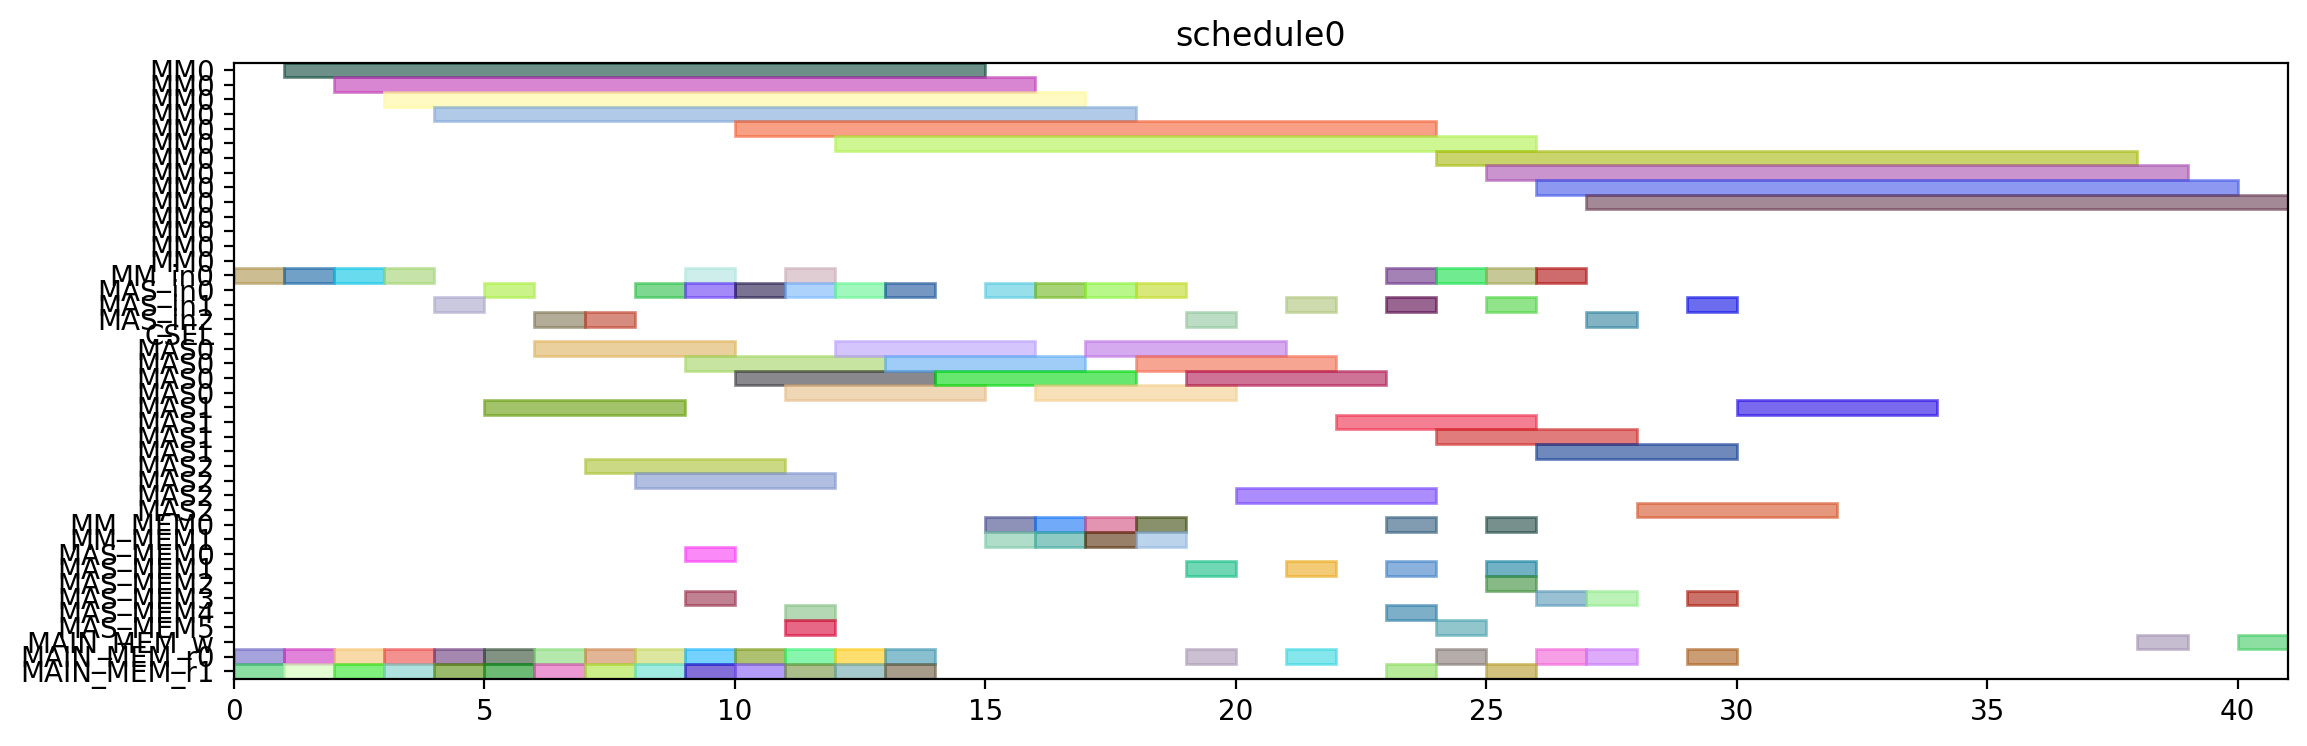

Source code (Python):
from pyschedule import Scenario, solvers, plotters, alt


def solve():
	horizon = 120
	S = Scenario("schedule0", horizon=horizon)

	# resource
	MM = S.Resources('MM', num=1, size=14)
	MM_in = S.Resources('MM_in', num=1)
	MAS_in = S.Resources('MAS_in', num=3)
	CSEL = S.Resource('CSEL')
	MAS = S.Resources('MAS', num=3, size=4, periods=range(1, horizon))
	MM_MEM = S.Resources('MM_MEM', num=2)
	MAS_MEM = S.Resources('MAS_MEM', num=6)
	MAIN_MEM_w = S.Resource('MAIN_MEM_w', size=1)
	MAIN_MEM_r = S.Resources('MAIN_MEM_r', num=2)

	# result of previous scheduling

	# new tasks
	t0_t0 = S.Task('t0_t0', length=14, delay_cost=1)
	t0_t0 += alt(MM)
	t0_t0_in = S.Task('t0_t0_in', length=1, delay_cost=1)
	t0_t0_in += alt(MM_in)
	S += t0_t0_in*MM_in[0]<=t0_t0*MM[0]
	t0_t0_mem0 = S.Task('t0_t0_mem0', length=1, delay_cost=1)
	t0_t0_mem0 += MAIN_MEM_r[0]
	S += t0_t0_mem0 <= t0_t0

	t0_t0_mem1 = S.Task('t0_t0_mem1', length=1, delay_cost=1)
	t0_t0_mem1 += MAIN_MEM_r[1]
	S += t0_t0_mem1 <= t0_t0

	t0_t1 = S.Task('t0_t1', length=14, delay_cost=1)
	t0_t1 += alt(MM)
	t0_t1_in = S.Task('t0_t1_in', length=1, delay_cost=1)
	t0_t1_in += alt(MM_in)
	S += t0_t1_in*MM_in[0]<=t0_t1*MM[0]
	t0_t1_mem0 = S.Task('t0_t1_mem0', length=1, delay_cost=1)
	t0_t1_mem0 += MAIN_MEM_r[0]
	S += t0_t1_mem0 <= t0_t1

	t0_t1_mem1 = S.Task('t0_t1_mem1', length=1, delay_cost=1)
	t0_t1_mem1 += MAIN_MEM_r[1]
	S += t0_t1_mem1 <= t0_t1

	t0_t2 = S.Task('t0_t2', length=4, delay_cost=1)
	t0_t2 += alt(MAS)
	t0_t2_in = S.Task('t0_t2_in', length=1, delay_cost=1)
	t0_t2_in += alt(MAS_in)
	S += t0_t2_in*MAS_in[0]<=t0_t2*MAS[0]

	S += t0_t2_in*MAS_in[1]<=t0_t2*MAS[1]

	S += t0_t2_in*MAS_in[2]<=t0_t2*MAS[2]

	t0_t2_mem0 = S.Task('t0_t2_mem0', length=1, delay_cost=1)
	t0_t2_mem0 += MAIN_MEM_r[0]
	S += t0_t2_mem0 <= t0_t2

	t0_t2_mem1 = S.Task('t0_t2_mem1', length=1, delay_cost=1)
	t0_t2_mem1 += MAIN_MEM_r[1]
	S += t0_t2_mem1 <= t0_t2

	t0_t3 = S.Task('t0_t3', length=4, delay_cost=1)
	t0_t3 += alt(MAS)
	t0_t3_in = S.Task('t0_t3_in', length=1, delay_cost=1)
	t0_t3_in += alt(MAS_in)
	S += t0_t3_in*MAS_in[0]<=t0_t3*MAS[0]

	S += t0_t3_in*MAS_in[1]<=t0_t3*MAS[1]

	S += t0_t3_in*MAS_in[2]<=t0_t3*MAS[2]

	t0_t3_mem0 = S.Task('t0_t3_mem0', length=1, delay_cost=1)
	t0_t3_mem0 += MAIN_MEM_r[0]
	S += t0_t3_mem0 <= t0_t3

	t0_t3_mem1 = S.Task('t0_t3_mem1', length=1, delay_cost=1)
	t0_t3_mem1 += MAIN_MEM_r[1]
	S += t0_t3_mem1 <= t0_t3

	t2_t0 = S.Task('t2_t0', length=14, delay_cost=1)
	t2_t0 += alt(MM)
	t2_t0_in = S.Task('t2_t0_in', length=1, delay_cost=1)
	t2_t0_in += alt(MM_in)
	S += t2_t0_in*MM_in[0]<=t2_t0*MM[0]
	t2_t0_mem0 = S.Task('t2_t0_mem0', length=1, delay_cost=1)
	t2_t0_mem0 += MAIN_MEM_r[0]
	S += t2_t0_mem0 <= t2_t0

	t2_t0_mem1 = S.Task('t2_t0_mem1', length=1, delay_cost=1)
	t2_t0_mem1 += MAIN_MEM_r[1]
	S += t2_t0_mem1 <= t2_t0

	t2_t1 = S.Task('t2_t1', length=14, delay_cost=1)
	t2_t1 += alt(MM)
	t2_t1_in = S.Task('t2_t1_in', length=1, delay_cost=1)
	t2_t1_in += alt(MM_in)
	S += t2_t1_in*MM_in[0]<=t2_t1*MM[0]
	t2_t1_mem0 = S.Task('t2_t1_mem0', length=1, delay_cost=1)
	t2_t1_mem0 += MAIN_MEM_r[0]
	S += t2_t1_mem0 <= t2_t1

	t2_t1_mem1 = S.Task('t2_t1_mem1', length=1, delay_cost=1)
	t2_t1_mem1 += MAIN_MEM_r[1]
	S += t2_t1_mem1 <= t2_t1

	t2_t2 = S.Task('t2_t2', length=4, delay_cost=1)
	t2_t2 += alt(MAS)
	t2_t2_in = S.Task('t2_t2_in', length=1, delay_cost=1)
	t2_t2_in += alt(MAS_in)
	S += t2_t2_in*MAS_in[0]<=t2_t2*MAS[0]

	S += t2_t2_in*MAS_in[1]<=t2_t2*MAS[1]

	S += t2_t2_in*MAS_in[2]<=t2_t2*MAS[2]

	t2_t2_mem0 = S.Task('t2_t2_mem0', length=1, delay_cost=1)
	t2_t2_mem0 += MAIN_MEM_r[0]
	S += t2_t2_mem0 <= t2_t2

	t2_t2_mem1 = S.Task('t2_t2_mem1', length=1, delay_cost=1)
	t2_t2_mem1 += MAIN_MEM_r[1]
	S += t2_t2_mem1 <= t2_t2

	t2_t3 = S.Task('t2_t3', length=4, delay_cost=1)
	t2_t3 += alt(MAS)
	t2_t3_in = S.Task('t2_t3_in', length=1, delay_cost=1)
	t2_t3_in += alt(MAS_in)
	S += t2_t3_in*MAS_in[0]<=t2_t3*MAS[0]

	S += t2_t3_in*MAS_in[1]<=t2_t3*MAS[1]

	S += t2_t3_in*MAS_in[2]<=t2_t3*MAS[2]

	t2_t3_mem0 = S.Task('t2_t3_mem0', length=1, delay_cost=1)
	t2_t3_mem0 += MAIN_MEM_r[0]
	S += t2_t3_mem0 <= t2_t3

	t2_t3_mem1 = S.Task('t2_t3_mem1', length=1, delay_cost=1)
	t2_t3_mem1 += MAIN_MEM_r[1]
	S += t2_t3_mem1 <= t2_t3

	t7_t2 = S.Task('t7_t2', length=4, delay_cost=1)
	t7_t2 += alt(MAS)
	t7_t2_in = S.Task('t7_t2_in', length=1, delay_cost=1)
	t7_t2_in += alt(MAS_in)
	S += t7_t2_in*MAS_in[0]<=t7_t2*MAS[0]

	S += t7_t2_in*MAS_in[1]<=t7_t2*MAS[1]

	S += t7_t2_in*MAS_in[2]<=t7_t2*MAS[2]

	t7_t2_mem0 = S.Task('t7_t2_mem0', length=1, delay_cost=1)
	t7_t2_mem0 += MAIN_MEM_r[0]
	S += t7_t2_mem0 <= t7_t2

	t7_t2_mem1 = S.Task('t7_t2_mem1', length=1, delay_cost=1)
	t7_t2_mem1 += MAIN_MEM_r[1]
	S += t7_t2_mem1 <= t7_t2

	t9_t2 = S.Task('t9_t2', length=4, delay_cost=1)
	t9_t2 += alt(MAS)
	t9_t2_in = S.Task('t9_t2_in', length=1, delay_cost=1)
	t9_t2_in += alt(MAS_in)
	S += t9_t2_in*MAS_in[0]<=t9_t2*MAS[0]

	S += t9_t2_in*MAS_in[1]<=t9_t2*MAS[1]

	S += t9_t2_in*MAS_in[2]<=t9_t2*MAS[2]

	t9_t2_mem0 = S.Task('t9_t2_mem0', length=1, delay_cost=1)
	t9_t2_mem0 += MAIN_MEM_r[0]
	S += t9_t2_mem0 <= t9_t2

	t9_t2_mem1 = S.Task('t9_t2_mem1', length=1, delay_cost=1)
	t9_t2_mem1 += MAIN_MEM_r[1]
	S += t9_t2_mem1 <= t9_t2

	t14_t2 = S.Task('t14_t2', length=4, delay_cost=1)
	t14_t2 += alt(MAS)
	t14_t2_in = S.Task('t14_t2_in', length=1, delay_cost=1)
	t14_t2_in += alt(MAS_in)
	S += t14_t2_in*MAS_in[0]<=t14_t2*MAS[0]

	S += t14_t2_in*MAS_in[1]<=t14_t2*MAS[1]

	S += t14_t2_in*MAS_in[2]<=t14_t2*MAS[2]

	t14_t2_mem0 = S.Task('t14_t2_mem0', length=1, delay_cost=1)
	t14_t2_mem0 += MAIN_MEM_r[0]
	S += t14_t2_mem0 <= t14_t2

	t14_t2_mem1 = S.Task('t14_t2_mem1', length=1, delay_cost=1)
	t14_t2_mem1 += MAIN_MEM_r[1]
	S += t14_t2_mem1 <= t14_t2

	new_TZ_t2 = S.Task('new_TZ_t2', length=4, delay_cost=1)
	new_TZ_t2 += alt(MAS)
	new_TZ_t2_in = S.Task('new_TZ_t2_in', length=1, delay_cost=1)
	new_TZ_t2_in += alt(MAS_in)
	S += new_TZ_t2_in*MAS_in[0]<=new_TZ_t2*MAS[0]

	S += new_TZ_t2_in*MAS_in[1]<=new_TZ_t2*MAS[1]

	S += new_TZ_t2_in*MAS_in[2]<=new_TZ_t2*MAS[2]

	new_TZ_t2_mem0 = S.Task('new_TZ_t2_mem0', length=1, delay_cost=1)
	new_TZ_t2_mem0 += MAIN_MEM_r[0]
	S += new_TZ_t2_mem0 <= new_TZ_t2

	new_TZ_t2_mem1 = S.Task('new_TZ_t2_mem1', length=1, delay_cost=1)
	new_TZ_t2_mem1 += MAIN_MEM_r[1]
	S += new_TZ_t2_mem1 <= new_TZ_t2

	t16_t2 = S.Task('t16_t2', length=4, delay_cost=1)
	t16_t2 += alt(MAS)
	t16_t2_in = S.Task('t16_t2_in', length=1, delay_cost=1)
	t16_t2_in += alt(MAS_in)
	S += t16_t2_in*MAS_in[0]<=t16_t2*MAS[0]

	S += t16_t2_in*MAS_in[1]<=t16_t2*MAS[1]

	S += t16_t2_in*MAS_in[2]<=t16_t2*MAS[2]

	t16_t2_mem0 = S.Task('t16_t2_mem0', length=1, delay_cost=1)
	t16_t2_mem0 += MAIN_MEM_r[0]
	S += t16_t2_mem0 <= t16_t2

	t16_t2_mem1 = S.Task('t16_t2_mem1', length=1, delay_cost=1)
	t16_t2_mem1 += MAIN_MEM_r[1]
	S += t16_t2_mem1 <= t16_t2

	t17_t2 = S.Task('t17_t2', length=4, delay_cost=1)
	t17_t2 += alt(MAS)
	t17_t2_in = S.Task('t17_t2_in', length=1, delay_cost=1)
	t17_t2_in += alt(MAS_in)
	S += t17_t2_in*MAS_in[0]<=t17_t2*MAS[0]

	S += t17_t2_in*MAS_in[1]<=t17_t2*MAS[1]

	S += t17_t2_in*MAS_in[2]<=t17_t2*MAS[2]

	t17_t2_mem0 = S.Task('t17_t2_mem0', length=1, delay_cost=1)
	t17_t2_mem0 += MAIN_MEM_r[0]
	S += t17_t2_mem0 <= t17_t2

	t17_t2_mem1 = S.Task('t17_t2_mem1', length=1, delay_cost=1)
	t17_t2_mem1 += MAIN_MEM_r[1]
	S += t17_t2_mem1 <= t17_t2

	t0_t4 = S.Task('t0_t4', length=14, delay_cost=1)
	t0_t4 += alt(MM)
	t0_t4_in = S.Task('t0_t4_in', length=1, delay_cost=1)
	t0_t4_in += alt(MM_in)
	S += t0_t4_in*MM_in[0]<=t0_t4*MM[0]
	t0_t4_mem0 = S.Task('t0_t4_mem0', length=1, delay_cost=1)
	t0_t4_mem0 += alt(MAS_MEM)
	S += (t0_t2*MAS[0])-1 < t0_t4_mem0*MAS_MEM[0]
	S += (t0_t2*MAS[1])-1 < t0_t4_mem0*MAS_MEM[2]
	S += (t0_t2*MAS[2])-1 < t0_t4_mem0*MAS_MEM[4]
	S += t0_t4_mem0 <= t0_t4

	t0_t4_mem1 = S.Task('t0_t4_mem1', length=1, delay_cost=1)
	t0_t4_mem1 += alt(MAS_MEM)
	S += (t0_t3*MAS[0])-1 < t0_t4_mem1*MAS_MEM[1]
	S += (t0_t3*MAS[1])-1 < t0_t4_mem1*MAS_MEM[3]
	S += (t0_t3*MAS[2])-1 < t0_t4_mem1*MAS_MEM[5]
	S += t0_t4_mem1 <= t0_t4

	t00 = S.Task('t00', length=4, delay_cost=1)
	t00 += alt(MAS)
	t00_in = S.Task('t00_in', length=1, delay_cost=1)
	t00_in += alt(MAS_in)
	S += t00_in*MAS_in[0]<=t00*MAS[0]

	S += t00_in*MAS_in[1]<=t00*MAS[1]

	S += t00_in*MAS_in[2]<=t00*MAS[2]

	t00_mem0 = S.Task('t00_mem0', length=1, delay_cost=1)
	t00_mem0 += alt(MM_MEM)
	S += (t0_t0*MM[0])-1 < t00_mem0*MM_MEM[0]
	S += t00_mem0 <= t00

	t00_mem1 = S.Task('t00_mem1', length=1, delay_cost=1)
	t00_mem1 += alt(MM_MEM)
	S += (t0_t1*MM[0])-1 < t00_mem1*MM_MEM[1]
	S += t00_mem1 <= t00

	t0_t5 = S.Task('t0_t5', length=4, delay_cost=1)
	t0_t5 += alt(MAS)
	t0_t5_in = S.Task('t0_t5_in', length=1, delay_cost=1)
	t0_t5_in += alt(MAS_in)
	S += t0_t5_in*MAS_in[0]<=t0_t5*MAS[0]

	S += t0_t5_in*MAS_in[1]<=t0_t5*MAS[1]

	S += t0_t5_in*MAS_in[2]<=t0_t5*MAS[2]

	t0_t5_mem0 = S.Task('t0_t5_mem0', length=1, delay_cost=1)
	t0_t5_mem0 += alt(MM_MEM)
	S += (t0_t0*MM[0])-1 < t0_t5_mem0*MM_MEM[0]
	S += t0_t5_mem0 <= t0_t5

	t0_t5_mem1 = S.Task('t0_t5_mem1', length=1, delay_cost=1)
	t0_t5_mem1 += alt(MM_MEM)
	S += (t0_t1*MM[0])-1 < t0_t5_mem1*MM_MEM[1]
	S += t0_t5_mem1 <= t0_t5

	t2_t4 = S.Task('t2_t4', length=14, delay_cost=1)
	t2_t4 += alt(MM)
	t2_t4_in = S.Task('t2_t4_in', length=1, delay_cost=1)
	t2_t4_in += alt(MM_in)
	S += t2_t4_in*MM_in[0]<=t2_t4*MM[0]
	t2_t4_mem0 = S.Task('t2_t4_mem0', length=1, delay_cost=1)
	t2_t4_mem0 += alt(MAS_MEM)
	S += (t2_t2*MAS[0])-1 < t2_t4_mem0*MAS_MEM[0]
	S += (t2_t2*MAS[1])-1 < t2_t4_mem0*MAS_MEM[2]
	S += (t2_t2*MAS[2])-1 < t2_t4_mem0*MAS_MEM[4]
	S += t2_t4_mem0 <= t2_t4

	t2_t4_mem1 = S.Task('t2_t4_mem1', length=1, delay_cost=1)
	t2_t4_mem1 += alt(MAS_MEM)
	S += (t2_t3*MAS[0])-1 < t2_t4_mem1*MAS_MEM[1]
	S += (t2_t3*MAS[1])-1 < t2_t4_mem1*MAS_MEM[3]
	S += (t2_t3*MAS[2])-1 < t2_t4_mem1*MAS_MEM[5]
	S += t2_t4_mem1 <= t2_t4

	t20 = S.Task('t20', length=4, delay_cost=1)
	t20 += alt(MAS)
	t20_in = S.Task('t20_in', length=1, delay_cost=1)
	t20_in += alt(MAS_in)
	S += t20_in*MAS_in[0]<=t20*MAS[0]

	S += t20_in*MAS_in[1]<=t20*MAS[1]

	S += t20_in*MAS_in[2]<=t20*MAS[2]

	t20_mem0 = S.Task('t20_mem0', length=1, delay_cost=1)
	t20_mem0 += alt(MM_MEM)
	S += (t2_t0*MM[0])-1 < t20_mem0*MM_MEM[0]
	S += t20_mem0 <= t20

	t20_mem1 = S.Task('t20_mem1', length=1, delay_cost=1)
	t20_mem1 += alt(MM_MEM)
	S += (t2_t1*MM[0])-1 < t20_mem1*MM_MEM[1]
	S += t20_mem1 <= t20

	t2_t5 = S.Task('t2_t5', length=4, delay_cost=1)
	t2_t5 += alt(MAS)
	t2_t5_in = S.Task('t2_t5_in', length=1, delay_cost=1)
	t2_t5_in += alt(MAS_in)
	S += t2_t5_in*MAS_in[0]<=t2_t5*MAS[0]

	S += t2_t5_in*MAS_in[1]<=t2_t5*MAS[1]

	S += t2_t5_in*MAS_in[2]<=t2_t5*MAS[2]

	t2_t5_mem0 = S.Task('t2_t5_mem0', length=1, delay_cost=1)
	t2_t5_mem0 += alt(MM_MEM)
	S += (t2_t0*MM[0])-1 < t2_t5_mem0*MM_MEM[0]
	S += t2_t5_mem0 <= t2_t5

	t2_t5_mem1 = S.Task('t2_t5_mem1', length=1, delay_cost=1)
	t2_t5_mem1 += alt(MM_MEM)
	S += (t2_t1*MM[0])-1 < t2_t5_mem1*MM_MEM[1]
	S += t2_t5_mem1 <= t2_t5

	t01 = S.Task('t01', length=4, delay_cost=1)
	t01 += alt(MAS)
	t01_in = S.Task('t01_in', length=1, delay_cost=1)
	t01_in += alt(MAS_in)
	S += t01_in*MAS_in[0]<=t01*MAS[0]

	S += t01_in*MAS_in[1]<=t01*MAS[1]

	S += t01_in*MAS_in[2]<=t01*MAS[2]

	t01_mem0 = S.Task('t01_mem0', length=1, delay_cost=1)
	t01_mem0 += alt(MM_MEM)
	S += (t0_t4*MM[0])-1 < t01_mem0*MM_MEM[0]
	S += t01_mem0 <= t01

	t01_mem1 = S.Task('t01_mem1', length=1, delay_cost=1)
	t01_mem1 += alt(MAS_MEM)
	S += (t0_t5*MAS[0])-1 < t01_mem1*MAS_MEM[1]
	S += (t0_t5*MAS[1])-1 < t01_mem1*MAS_MEM[3]
	S += (t0_t5*MAS[2])-1 < t01_mem1*MAS_MEM[5]
	S += t01_mem1 <= t01

	t10 = S.Task('t10', length=4, delay_cost=1)
	t10 += alt(MAS)
	t10_in = S.Task('t10_in', length=1, delay_cost=1)
	t10_in += alt(MAS_in)
	S += t10_in*MAS_in[0]<=t10*MAS[0]

	S += t10_in*MAS_in[1]<=t10*MAS[1]

	S += t10_in*MAS_in[2]<=t10*MAS[2]

	t10_mem0 = S.Task('t10_mem0', length=1, delay_cost=1)
	t10_mem0 += MAIN_MEM_r[0]
	S += t10_mem0 <= t10

	t10_mem1 = S.Task('t10_mem1', length=1, delay_cost=1)
	t10_mem1 += alt(MAS_MEM)
	S += (t00*MAS[0])-1 < t10_mem1*MAS_MEM[1]
	S += (t00*MAS[1])-1 < t10_mem1*MAS_MEM[3]
	S += (t00*MAS[2])-1 < t10_mem1*MAS_MEM[5]
	S += t10_mem1 <= t10

	t21 = S.Task('t21', length=4, delay_cost=1)
	t21 += alt(MAS)
	t21_in = S.Task('t21_in', length=1, delay_cost=1)
	t21_in += alt(MAS_in)
	S += t21_in*MAS_in[0]<=t21*MAS[0]

	S += t21_in*MAS_in[1]<=t21*MAS[1]

	S += t21_in*MAS_in[2]<=t21*MAS[2]

	t21_mem0 = S.Task('t21_mem0', length=1, delay_cost=1)
	t21_mem0 += alt(MM_MEM)
	S += (t2_t4*MM[0])-1 < t21_mem0*MM_MEM[0]
	S += t21_mem0 <= t21

	t21_mem1 = S.Task('t21_mem1', length=1, delay_cost=1)
	t21_mem1 += alt(MAS_MEM)
	S += (t2_t5*MAS[0])-1 < t21_mem1*MAS_MEM[1]
	S += (t2_t5*MAS[1])-1 < t21_mem1*MAS_MEM[3]
	S += (t2_t5*MAS[2])-1 < t21_mem1*MAS_MEM[5]
	S += t21_mem1 <= t21

	t30 = S.Task('t30', length=4, delay_cost=1)
	t30 += alt(MAS)
	t30_in = S.Task('t30_in', length=1, delay_cost=1)
	t30_in += alt(MAS_in)
	S += t30_in*MAS_in[0]<=t30*MAS[0]

	S += t30_in*MAS_in[1]<=t30*MAS[1]

	S += t30_in*MAS_in[2]<=t30*MAS[2]

	t30_mem0 = S.Task('t30_mem0', length=1, delay_cost=1)
	t30_mem0 += MAIN_MEM_r[0]
	S += t30_mem0 <= t30

	t30_mem1 = S.Task('t30_mem1', length=1, delay_cost=1)
	t30_mem1 += alt(MAS_MEM)
	S += (t20*MAS[0])-1 < t30_mem1*MAS_MEM[1]
	S += (t20*MAS[1])-1 < t30_mem1*MAS_MEM[3]
	S += (t20*MAS[2])-1 < t30_mem1*MAS_MEM[5]
	S += t30_mem1 <= t30

	t11 = S.Task('t11', length=4, delay_cost=1)
	t11 += alt(MAS)
	t11_in = S.Task('t11_in', length=1, delay_cost=1)
	t11_in += alt(MAS_in)
	S += t11_in*MAS_in[0]<=t11*MAS[0]

	S += t11_in*MAS_in[1]<=t11*MAS[1]

	S += t11_in*MAS_in[2]<=t11*MAS[2]

	t11_mem0 = S.Task('t11_mem0', length=1, delay_cost=1)
	t11_mem0 += MAIN_MEM_r[0]
	S += t11_mem0 <= t11

	t11_mem1 = S.Task('t11_mem1', length=1, delay_cost=1)
	t11_mem1 += alt(MAS_MEM)
	S += (t01*MAS[0])-1 < t11_mem1*MAS_MEM[1]
	S += (t01*MAS[1])-1 < t11_mem1*MAS_MEM[3]
	S += (t01*MAS[2])-1 < t11_mem1*MAS_MEM[5]
	S += t11_mem1 <= t11

	t31 = S.Task('t31', length=4, delay_cost=1)
	t31 += alt(MAS)
	t31_in = S.Task('t31_in', length=1, delay_cost=1)
	t31_in += alt(MAS_in)
	S += t31_in*MAS_in[0]<=t31*MAS[0]

	S += t31_in*MAS_in[1]<=t31*MAS[1]

	S += t31_in*MAS_in[2]<=t31*MAS[2]

	t31_mem0 = S.Task('t31_mem0', length=1, delay_cost=1)
	t31_mem0 += MAIN_MEM_r[0]
	S += t31_mem0 <= t31

	t31_mem1 = S.Task('t31_mem1', length=1, delay_cost=1)
	t31_mem1 += alt(MAS_MEM)
	S += (t21*MAS[0])-1 < t31_mem1*MAS_MEM[1]
	S += (t21*MAS[1])-1 < t31_mem1*MAS_MEM[3]
	S += (t21*MAS[2])-1 < t31_mem1*MAS_MEM[5]
	S += t31_mem1 <= t31

	c010 = S.Task('c010', length=14, delay_cost=1)
	c010 += alt(MM)
	c010_in = S.Task('c010_in', length=1, delay_cost=1)
	c010_in += alt(MM_in)
	S += c010_in*MM_in[0]<=c010*MM[0]
	S += 0<c010

	c010_w = S.Task('c010_w', length=1, delay_cost=1)
	c010_w += alt(MAIN_MEM_w)
	S += c010 <= c010_w

	c010_mem0 = S.Task('c010_mem0', length=1, delay_cost=1)
	c010_mem0 += alt(MAS_MEM)
	S += (t30*MAS[0])-1 < c010_mem0*MAS_MEM[0]
	S += (t30*MAS[1])-1 < c010_mem0*MAS_MEM[2]
	S += (t30*MAS[2])-1 < c010_mem0*MAS_MEM[4]
	S += c010_mem0 <= c010

	c010_mem1 = S.Task('c010_mem1', length=1, delay_cost=1)
	c010_mem1 += MAIN_MEM_r[1]
	S += c010_mem1 <= c010

	c200 = S.Task('c200', length=14, delay_cost=1)
	c200 += alt(MM)
	c200_in = S.Task('c200_in', length=1, delay_cost=1)
	c200_in += alt(MM_in)
	S += c200_in*MM_in[0]<=c200*MM[0]
	S += 0<c200

	c200_w = S.Task('c200_w', length=1, delay_cost=1)
	c200_w += alt(MAIN_MEM_w)
	S += c200 <= c200_w

	c200_mem0 = S.Task('c200_mem0', length=1, delay_cost=1)
	c200_mem0 += alt(MAS_MEM)
	S += (t10*MAS[0])-1 < c200_mem0*MAS_MEM[0]
	S += (t10*MAS[1])-1 < c200_mem0*MAS_MEM[2]
	S += (t10*MAS[2])-1 < c200_mem0*MAS_MEM[4]
	S += c200_mem0 <= c200

	c200_mem1 = S.Task('c200_mem1', length=1, delay_cost=1)
	c200_mem1 += MAIN_MEM_r[1]
	S += c200_mem1 <= c200

	t16_t0 = S.Task('t16_t0', length=14, delay_cost=1)
	t16_t0 += alt(MM)
	t16_t0_in = S.Task('t16_t0_in', length=1, delay_cost=1)
	t16_t0_in += alt(MM_in)
	S += t16_t0_in*MM_in[0]<=t16_t0*MM[0]
	t16_t0_mem0 = S.Task('t16_t0_mem0', length=1, delay_cost=1)
	t16_t0_mem0 += MAIN_MEM_r[0]
	S += t16_t0_mem0 <= t16_t0

	t16_t0_mem1 = S.Task('t16_t0_mem1', length=1, delay_cost=1)
	t16_t0_mem1 += alt(MAS_MEM)
	S += (t30*MAS[0])-1 < t16_t0_mem1*MAS_MEM[1]
	S += (t30*MAS[1])-1 < t16_t0_mem1*MAS_MEM[3]
	S += (t30*MAS[2])-1 < t16_t0_mem1*MAS_MEM[5]
	S += t16_t0_mem1 <= t16_t0

	t17_t0 = S.Task('t17_t0', length=14, delay_cost=1)
	t17_t0 += alt(MM)
	t17_t0_in = S.Task('t17_t0_in', length=1, delay_cost=1)
	t17_t0_in += alt(MM_in)
	S += t17_t0_in*MM_in[0]<=t17_t0*MM[0]
	t17_t0_mem0 = S.Task('t17_t0_mem0', length=1, delay_cost=1)
	t17_t0_mem0 += MAIN_MEM_r[0]
	S += t17_t0_mem0 <= t17_t0

	t17_t0_mem1 = S.Task('t17_t0_mem1', length=1, delay_cost=1)
	t17_t0_mem1 += alt(MAS_MEM)
	S += (t10*MAS[0])-1 < t17_t0_mem1*MAS_MEM[1]
	S += (t10*MAS[1])-1 < t17_t0_mem1*MAS_MEM[3]
	S += (t10*MAS[2])-1 < t17_t0_mem1*MAS_MEM[5]
	S += t17_t0_mem1 <= t17_t0

	solvers.mip.solve(S,msg=1,kind='CPLEX',ratio_gap=1.01)

	solution = [['hoge']*len(S.solution()[1]) for i in range(len(S.solution()))]
	for i in range(len(S.solution())):
		for j in range(len(S.solution()[i])):
			solution[i][j]=str(S.solution()[i][j])
	print(solution)

	cycles = int(solution[-1][3])

	pic_file_name = "/mnt/rose/usr1/fukuda/ABE/multiRAM_multiMAS_16mux/scheduling_result/stage14MM1_stage4MAS3/EP2_ADD_w_EVAL/schedule0.png"
	if(S.solution() != []):
		plotters.matplotlib.plot(S,img_filename=pic_file_name, show_task_labels=False, fig_size=(cycles*0.25+3, 4))

	return solution
